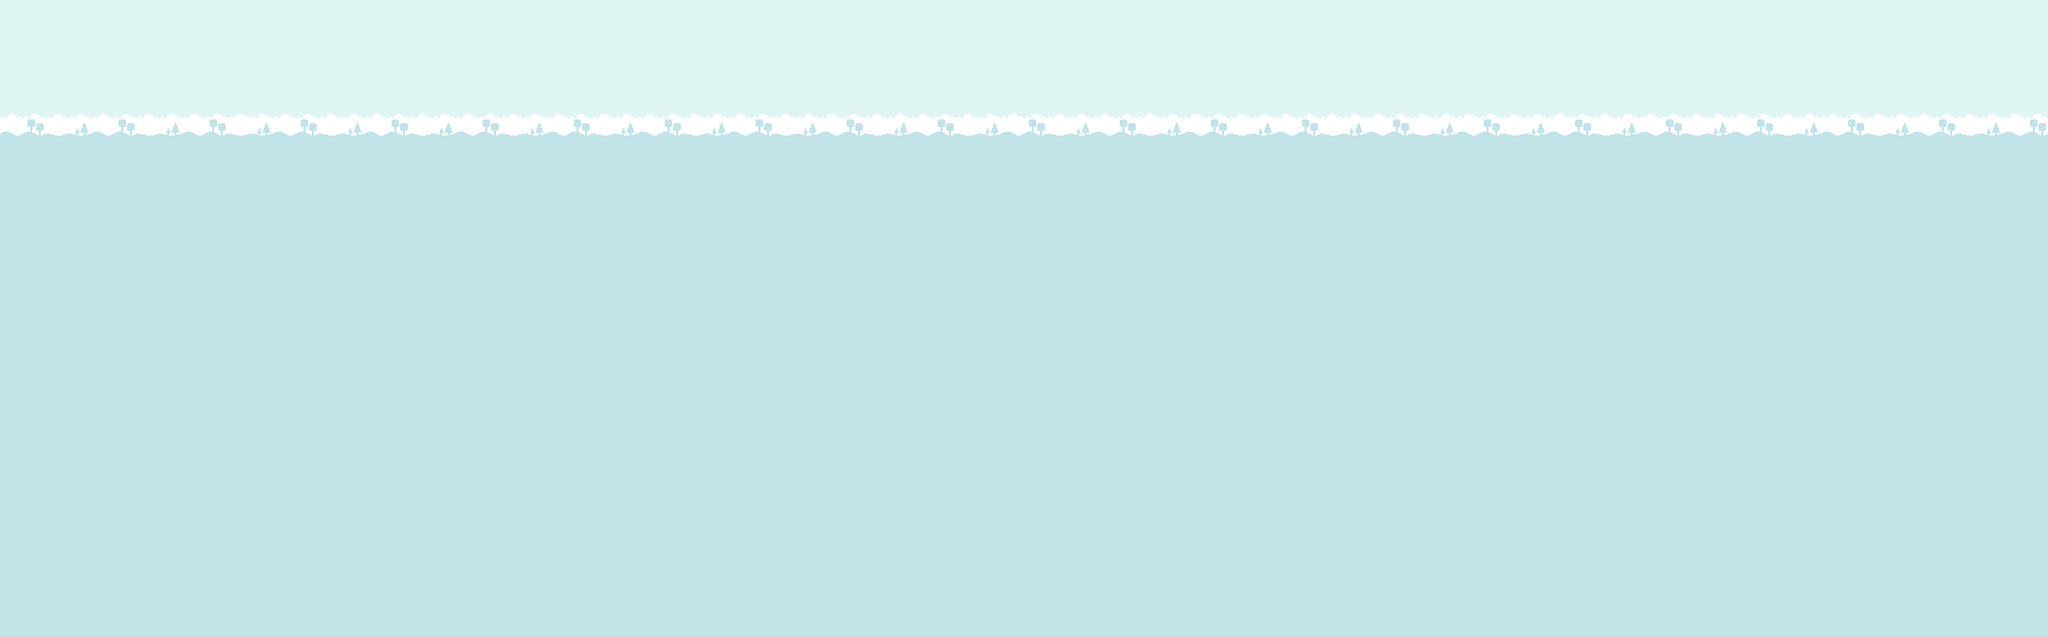

This game map was drawn from its Tiled (.tmx) file and the tilesets committed beside it. A one-line description and the full map source follow:
An orthogonal 90x28 tile map with 24x24 px tiles, 1 tile layer (background).

<map version="1.10" tiledversion="1.11.2" orientation="orthogonal" renderorder="right-down" width="90" height="28" tilewidth="24" tileheight="24" infinite="0" nextlayerid="2" nextobjectid="1">
 <editorsettings>
  <export target="platformer-level-1B.tmj" format="json" />
 </editorsettings>
 <tileset firstgid="1" name="tilemap-backgrounds_packed" tilewidth="24" tileheight="24" tilecount="24" columns="8">
  <image source="tilemap-backgrounds_packed.png" width="192" height="72" />
 </tileset>
 <layer id="1" name="background" width="90" height="28">
  <data encoding="csv">
1,2,3,4,1,2,3,4,1,2,3,4,1,2,3,4,1,2,3,4,1,2,3,4,1,2,3,4,1,2,3,4,1,2,3,4,1,2,3,4,1,2,3,4,1,2,3,4,1,2,3,4,1,2,3,4,1,2,3,4,1,2,3,4,1,2,3,4,1,2,3,4,1,2,3,4,1,2,3,4,1,2,3,4,1,2,3,4,1,2,
1,2,3,4,1,2,3,4,1,2,3,4,1,2,3,4,1,2,3,4,1,2,3,4,1,2,3,4,1,2,3,4,1,2,3,4,1,2,3,4,1,2,3,4,1,2,3,4,1,2,3,4,1,2,3,4,1,2,3,4,1,2,3,4,1,2,3,4,1,2,3,4,1,2,3,4,1,2,3,4,1,2,3,4,1,2,3,4,1,2,
1,2,3,4,1,2,3,4,1,2,3,4,1,2,3,4,1,2,3,4,1,2,3,4,1,2,3,4,1,2,3,4,1,2,3,4,1,2,3,4,1,2,3,4,1,2,3,4,1,2,3,4,1,2,3,4,1,2,3,4,1,2,3,4,1,2,3,4,1,2,3,4,1,2,3,4,1,2,3,4,1,2,3,4,1,2,3,4,1,2,
1,2,3,4,1,2,3,4,1,2,3,4,1,2,3,4,1,2,3,4,1,2,3,4,1,2,3,4,1,2,3,4,1,2,3,4,1,2,3,4,1,2,3,4,1,2,3,4,1,2,3,4,1,2,3,4,1,2,3,4,1,2,3,4,1,2,3,4,1,2,3,4,1,2,3,4,1,2,3,4,1,2,3,4,1,2,3,4,1,2,
1,2,3,4,1,2,3,4,1,2,3,4,1,2,3,4,1,2,3,4,1,2,3,4,1,2,3,4,1,2,3,4,1,2,3,4,1,2,3,4,1,2,3,4,1,2,3,4,1,2,3,4,1,2,3,4,1,2,3,4,1,2,3,4,1,2,3,4,1,2,3,4,1,2,3,4,1,2,3,4,1,2,3,4,1,2,3,4,1,2,
9,10,11,12,9,10,11,12,9,10,11,12,9,10,11,12,9,10,11,12,9,10,11,12,9,10,11,12,9,10,11,12,9,10,11,12,9,10,11,12,9,10,11,12,9,10,11,12,9,10,11,12,9,10,11,12,9,10,11,12,9,10,11,12,9,10,11,12,9,10,11,12,9,10,11,12,9,10,11,12,9,10,11,12,9,10,11,12,9,10,
17,18,19,20,17,18,19,20,17,18,19,20,17,18,19,20,17,18,19,20,17,18,19,20,17,18,19,20,17,18,19,20,17,18,19,20,17,18,19,20,17,18,19,20,17,18,19,20,17,18,19,20,17,18,19,20,17,18,19,20,17,18,19,20,17,18,19,20,17,18,19,20,17,18,19,20,17,18,19,20,17,18,19,20,17,18,19,20,17,18,
17,18,19,20,17,18,19,20,17,18,19,20,17,18,19,20,17,18,19,20,17,18,19,20,17,18,19,20,17,18,19,20,17,18,19,20,17,18,19,20,17,18,19,20,17,18,19,20,17,18,19,20,17,18,19,20,17,18,19,20,17,18,19,20,17,18,19,20,17,18,19,20,17,18,19,20,17,18,19,20,17,18,19,20,17,18,19,20,17,18,
17,18,19,20,17,18,19,20,17,18,19,20,17,18,19,20,17,18,19,20,17,18,19,20,17,18,19,20,17,18,19,20,17,18,19,20,17,18,19,20,17,18,19,20,17,18,19,20,17,18,19,20,17,18,19,20,17,18,19,20,17,18,19,20,17,18,19,20,17,18,19,20,17,18,19,20,17,18,19,20,17,18,19,20,17,18,19,20,17,18,
17,18,19,20,17,18,19,20,17,18,19,20,17,18,19,20,17,18,19,20,17,18,19,20,17,18,19,20,17,18,19,20,17,18,19,20,17,18,19,20,17,18,19,20,17,18,19,20,17,18,19,20,17,18,19,20,17,18,19,20,17,18,19,20,17,18,19,20,17,18,19,20,17,18,19,20,17,18,19,20,17,18,19,20,17,18,19,20,17,18,
17,18,19,20,17,18,19,20,17,18,19,20,17,18,19,20,17,18,19,20,17,18,19,20,17,18,19,20,17,18,19,20,17,18,19,20,17,18,19,20,17,18,19,20,17,18,19,20,17,18,19,20,17,18,19,20,17,18,19,20,17,18,19,20,17,18,19,20,17,18,19,20,17,18,19,20,17,18,19,20,17,18,19,20,17,18,19,20,17,18,
17,18,19,20,17,18,19,20,17,18,19,20,17,18,19,20,17,18,19,20,17,18,19,20,17,18,19,20,17,18,19,20,17,18,19,20,17,18,19,20,17,18,19,20,17,18,19,20,17,18,19,20,17,18,19,20,17,18,19,20,17,18,19,20,17,18,19,20,17,18,19,20,17,18,19,20,17,18,19,20,17,18,19,20,17,18,19,20,17,18,
17,18,19,20,17,18,19,20,17,18,19,20,17,18,19,20,17,18,19,20,17,18,19,20,17,18,19,20,17,18,19,20,17,18,19,20,17,18,19,20,17,18,19,20,17,18,19,20,17,18,19,20,17,18,19,20,17,18,19,20,17,18,19,20,17,18,19,20,17,18,19,20,17,18,19,20,17,18,19,20,17,18,19,20,17,18,19,20,17,18,
17,18,19,20,17,18,19,20,17,18,19,20,17,18,19,20,17,18,19,20,17,18,19,20,17,18,19,20,17,18,19,20,17,18,19,20,17,18,19,20,17,18,19,20,17,18,19,20,17,18,19,20,17,18,19,20,17,18,19,20,17,18,19,20,17,18,19,20,17,18,19,20,17,18,19,20,17,18,19,20,17,18,19,20,17,18,19,20,17,18,
17,18,19,20,17,18,19,20,17,18,19,20,17,18,19,20,17,18,19,20,17,18,19,20,17,18,19,20,17,18,19,20,17,18,19,20,17,18,19,20,17,18,19,20,17,18,19,20,17,18,19,20,17,18,19,20,17,18,19,20,17,18,19,20,17,18,19,20,17,18,19,20,17,18,19,20,17,18,19,20,17,18,19,20,17,18,19,20,17,18,
17,18,19,20,17,18,19,20,17,18,19,20,17,18,19,20,17,18,19,20,17,18,19,20,17,18,19,20,17,18,19,20,17,18,19,20,17,18,19,20,17,18,19,20,17,18,19,20,17,18,19,20,17,18,19,20,17,18,19,20,17,18,19,20,17,18,19,20,17,18,19,20,17,18,19,20,17,18,19,20,17,18,19,20,17,18,19,20,17,18,
17,18,19,20,17,18,19,20,17,18,19,20,17,18,19,20,17,18,19,20,17,18,19,20,17,18,19,20,17,18,19,20,17,18,19,20,17,18,19,20,17,18,19,20,17,18,19,20,17,18,19,20,17,18,19,20,17,18,19,20,17,18,19,20,17,18,19,20,17,18,19,20,17,18,19,20,17,18,19,20,17,18,19,20,17,18,19,20,17,18,
17,18,19,20,17,18,19,20,17,18,19,20,17,18,19,20,17,18,19,20,17,18,19,20,17,18,19,20,17,18,19,20,17,18,19,20,17,18,19,20,17,18,19,20,17,18,19,20,17,18,19,20,17,18,19,20,17,18,19,20,17,18,19,20,17,18,19,20,17,18,19,20,17,18,19,20,17,18,19,20,17,18,19,20,17,18,19,20,17,18,
17,18,19,20,17,18,19,20,17,18,19,20,17,18,19,20,17,18,19,20,17,18,19,20,17,18,19,20,17,18,19,20,17,18,19,20,17,18,19,20,17,18,19,20,17,18,19,20,17,18,19,20,17,18,19,20,17,18,19,20,17,18,19,20,17,18,19,20,17,18,19,20,17,18,19,20,17,18,19,20,17,18,19,20,17,18,19,20,17,18,
17,18,19,20,17,18,19,20,17,18,19,20,17,18,19,20,17,18,19,20,17,18,19,20,17,18,19,20,17,18,19,20,17,18,19,20,17,18,19,20,17,18,19,20,17,18,19,20,17,18,19,20,17,18,19,20,17,18,19,20,17,18,19,20,17,18,19,20,17,18,19,20,17,18,19,20,17,18,19,20,17,18,19,20,17,18,19,20,17,18,
17,18,19,20,17,18,19,20,17,18,19,20,17,18,19,20,17,18,19,20,17,18,19,20,17,18,19,20,17,18,19,20,17,18,19,20,17,18,19,20,17,18,19,20,17,18,19,20,17,18,19,20,17,18,19,20,17,18,19,20,17,18,19,20,17,18,19,20,17,18,19,20,17,18,19,20,17,18,19,20,17,18,19,20,17,18,19,20,17,18,
17,18,19,20,17,18,19,20,17,18,19,20,17,18,19,20,17,18,19,20,17,18,19,20,17,18,19,20,17,18,19,20,17,18,19,20,17,18,19,20,17,18,19,20,17,18,19,20,17,18,19,20,17,18,19,20,17,18,19,20,17,18,19,20,17,18,19,20,17,18,19,20,17,18,19,20,17,18,19,20,17,18,19,20,17,18,19,20,17,18,
17,18,19,20,17,18,19,20,17,18,19,20,17,18,19,20,17,18,19,20,17,18,19,20,17,18,19,20,17,18,19,20,17,18,19,20,17,18,19,20,17,18,19,20,17,18,19,20,17,18,19,20,17,18,19,20,17,18,19,20,17,18,19,20,17,18,19,20,17,18,19,20,17,18,19,20,17,18,19,20,17,18,19,20,17,18,19,20,17,18,
17,18,19,20,17,18,19,20,17,18,19,20,17,18,19,20,17,18,19,20,17,18,19,20,17,18,19,20,17,18,19,20,17,18,19,20,17,18,19,20,17,18,19,20,17,18,19,20,17,18,19,20,17,18,19,20,17,18,19,20,17,18,19,20,17,18,19,20,17,18,19,20,17,18,19,20,17,18,19,20,17,18,19,20,17,18,19,20,17,18,
17,18,19,20,17,18,19,20,17,18,19,20,17,18,19,20,17,18,19,20,17,18,19,20,17,18,19,20,17,18,19,20,17,18,19,20,17,18,19,20,17,18,19,20,17,18,19,20,17,18,19,20,17,18,19,20,17,18,19,20,17,18,19,20,17,18,19,20,17,18,19,20,17,18,19,20,17,18,19,20,17,18,19,20,17,18,19,20,17,18,
17,18,19,20,17,18,19,20,17,18,19,20,17,18,19,20,17,18,19,20,17,18,19,20,17,18,19,20,17,18,19,20,17,18,19,20,17,18,19,20,17,18,19,20,17,18,19,20,17,18,19,20,17,18,19,20,17,18,19,20,17,18,19,20,17,18,19,20,17,18,19,20,17,18,19,20,17,18,19,20,17,18,19,20,17,18,19,20,17,18,
17,18,19,20,17,18,19,20,17,18,19,20,17,18,19,20,17,18,19,20,17,18,19,20,17,18,19,20,17,18,19,20,17,18,19,20,17,18,19,20,17,18,19,20,17,18,19,20,17,18,19,20,17,18,19,20,17,18,19,20,17,18,19,20,17,18,19,20,17,18,19,20,17,18,19,20,17,18,19,20,17,18,19,20,17,18,19,20,17,18,
17,18,19,20,17,18,19,20,17,18,19,20,17,18,19,20,17,18,19,20,17,18,19,20,17,18,19,20,17,18,19,20,17,18,19,20,17,18,19,20,17,18,19,20,17,18,19,20,17,18,19,20,17,18,19,20,17,18,19,20,17,18,19,20,17,18,19,20,17,18,19,20,17,18,19,20,17,18,19,20,17,18,19,20,17,18,19,20,17,18
</data>
 </layer>
</map>
